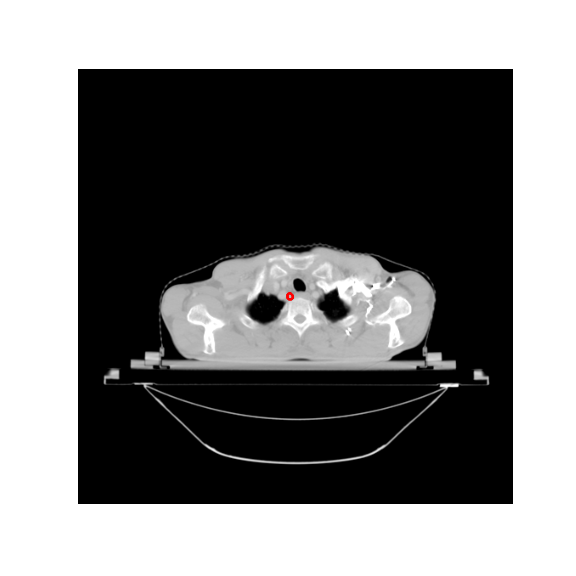
#> input picture converter/test.png, 576 x 576 px
$ python -i transformer_2d.py   (imports and definitions only)
#> lines starting #> are read from the running program, lines starting #| are printed output that depends on the picture
#> further down, picture is the input picture: shape (576, 576, 3); mean B, G, R 125.6, 125.6, 125.7
import numpy as np
import torch
from PIL import Image,ImageOps
import random
from skimage import exposure
from skimage.util import random_noise

import cv2
from scipy.ndimage.interpolation import map_coordinates
from scipy.ndimage.filters import gaussian_filter

from skimage.exposure.exposure import rescale_intensity
from skimage.draw import polygon


class RandomErase2D(object):
    '''
    Data augmentation method.
    Args:

    '''
    # [67 lines left out: functions __init__, __call__, not called in this run]


class RandomFlip2D(object):
    '''
    Data augmentation method.
    Flipping the image, including horizontal and vertical flipping.
    Args:
    - mode: string, consisting of 'h' and 'v'. Optional methods and 'hv' is default.
            'h'-> horizontal flipping,
            'v'-> vertical flipping,
            'hv'-> random flipping.

    '''
    def __init__(self, mode='hv'):
        self.mode = mode

    # [34 lines left out: function __call__, not called in this run]


class RandomRotate2D(object):
    """
    Data augmentation method.
    Rotating the image with random degree.
    Args:
    - degree: the rotate degree from (-degree , degree)
    Returns:
    - rotated image and label
    """

    def __init__(self, degree=[-15,-10,-5,0,5,10,15]):
        self.degree = degree

    # [16 lines left out: function __call__, not called in this run]


class RandomZoom2D(object):
    """
    Data augmentation method.
    Zooming the image with random scale.
    Args:
    - scale: the scale factor from the scale
    Returns:
    - zoomed image and label, keep original size
    """

    def __init__(self, scale=(0.8,1.2)):
        assert isinstance(scale,tuple)
        self.scale = scale

    # [59 lines left out: function __call__, not called in this run]


class RandomAdjust2D(object):
    """
    Data augmentation method.
    Adjust the brightness of the image with random gamma.
    Args:
    - scale: the gamma from the scale
    Returns:
    - adjusted image
    """

    def __init__(self, scale=(0.2,1.8)):
        assert isinstance(scale,tuple)
        self.scale = scale

    # [6 lines left out: function __call__, not called in this run]


class RandomNoise2D(object):
    """
    Data augmentation method.
    Add random salt-and-pepper noise to the image with a probability.
    Returns:
    - adjusted image
    """
    # [7 lines left out: function __call__, not called in this run]


class RandomDistort2D(object):
    """
    Data augmentation method.
    Add random salt-and-pepper noise to the image with a probability.
    Returns:
    - adjusted image
    """
    # [64 lines left out: functions __init__, __call__, not called in this run]


class Get_ROI(object):
    def __init__(self, keep_size=24, pad_flag=False):
        self.keep_size = keep_size
        self.pad_flag = pad_flag

    # [38 lines left out: function __call__, not called in this run]

    def get_body(self,image):
        body_array = np.zeros_like(image, dtype=np.uint8)
        img = rescale_intensity(image, out_range=(0, 255))
        img = img.astype(np.uint8)
        kernel = cv2.getStructuringElement(cv2.MORPH_ELLIPSE, (5, 5))
        body = cv2.erode(img, kernel, iterations=1)
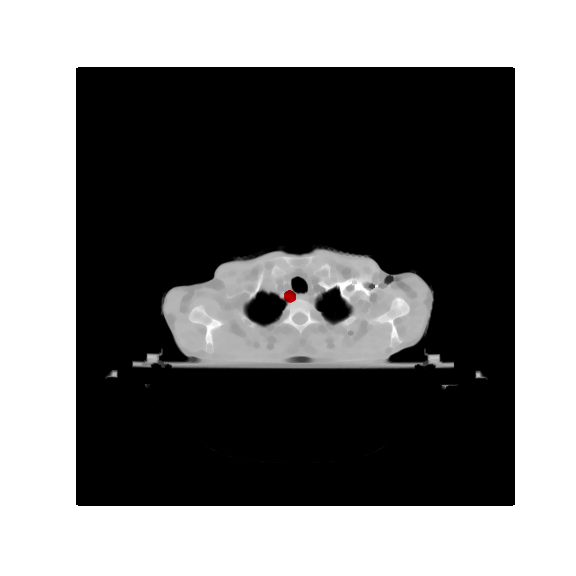
#> body: shape (576, 576, 3); mean B, G, R 119.8, 119.8, 119.9
        blur = cv2.GaussianBlur(body, (5, 5), 0)
#> (the run stopped early here; a loop or call above may not have finished)
